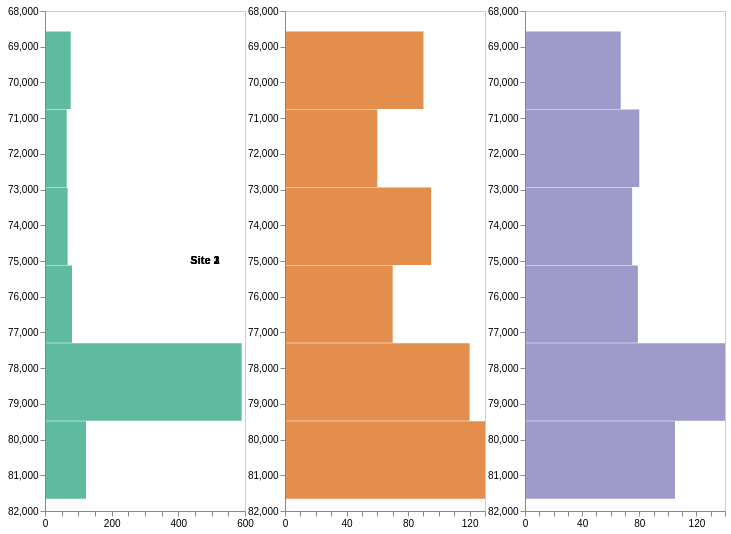

Specify this chart in Vega-Lite:
### Vega specification from a JSON file in a GitHub repository (floating-point values rounded to 4 significant figures)
{"$schema": "https://vega.github.io/schema/vega/v5.json", "description": "A small multiples view of histograms for visualizing univariate distributions using static bins.", "height": 500, "padding": 5, "signals": [{"name": "offset", "value": 40}, {"name": "cellWidth", "value": 200}, {"name": "width", "update": "3 * (offset + cellWidth)"}], "data": [{"name": "binned", "values": [{"bin0": 68580.0, "bin1": 70760.0, "count": 77, "label": "s30", "site": "Site 1"}, {"bin0": 70760.0, "bin1": 72940.0, "count": 65, "label": "s30", "site": "Site 1"}, {"bin0": 72940.0, "bin1": 75120.0, "count": 68, "label": "s30", "site": "Site 1"}, {"bin0": 75120.0, "bin1": 77310.0, "count": 81, "label": "s30", "site": "Site 1"}, {"bin0": 77310.0, "bin1": 79490.0, "count": 590, "label": "s30", "site": "Site 1"}, {"bin0": 79490.0, "bin1": 81670.0, "count": 123, "label": "s30", "site": "Site 1"}, {"bin0": 68580.0, "bin1": 70760.0, "count": 90, "label": "s40", "site": "Site 2"}, {"bin0": 70760.0, "bin1": 72940.0, "count": 60, "label": "s40", "site": "Site 2"}, {"bin0": 72940.0, "bin1": 75120.0, "count": 95, "label": "s40", "site": "Site 2"}, {"bin0": 75120.0, "bin1": 77310.0, "count": 70, "label": "s40", "site": "Site 2"}, {"bin0": 77310.0, "bin1": 79490.0, "count": 120, "label": "s40", "site": "Site 2"}, {"bin0": 79490.0, "bin1": 81670.0, "count": 130, "label": "s40", "site": "Site 2"}, {"bin0": 68580.0, "bin1": 70760.0, "count": 67, "label": "s50", "site": "Site 3"}, {"bin0": 70760.0, "bin1": 72940.0, "count": 80, "label": "s50", "site": "Site 3"}, {"bin0": 72940.0, "bin1": 75120.0, "count": 75, "label": "s50", "site": "Site 3"}, {"bin0": 75120.0, "bin1": 77310.0, "count": 79, "label": "s50", "site": "Site 3"}, {"bin0": 77310.0, "bin1": 79490.0, "count": 140, "label": "s50", "site": "Site 3"}, {"bin0": 79490.0, "bin1": 81670.0, "count": 105, "label": "s50", "site": "Site 3"}]}, {"name": "maxCounts", "source": "binned", "transform": [{"type": "aggregate", "groupby": ["site"], "fields": ["count"], "ops": ["max"], "as": ["maxCount"]}]}, {"name": "binRanges", "source": "binned", "transform": [{"type": "aggregate", "groupby": ["site"], "fields": ["bin0", "bin1"], "ops": ["min", "max"], "as": ["minBin", "maxBin"]}]}], "scales": [{"name": "gscale", "type": "band", "range": [0, {"signal": "width"}], "round": true, "domain": {"data": "binned", "field": "site"}}, {"name": "color", "type": "ordinal", "domain": {"data": "binned", "field": "label"}, "range": {"scheme": "dark2"}}], "marks": [{"name": "siteGroups", "type": "group", "from": {"facet": {"data": "binned", "name": "facetedData", "groupby": "site"}}, "encode": {"enter": {"x": {"scale": "gscale", "field": "site", "offset": {"signal": "offset"}}, "width": {"signal": "cellWidth"}, "height": {"signal": "height"}, "stroke": {"value": "#ccc"}}}, "data": [{"name": "xScaleData", "source": "maxCounts", "transform": [{"type": "filter", "expr": "datum.site === parent.site"}]}, {"name": "yScaleData", "source": "binRanges", "transform": [{"type": "filter", "expr": "datum.site === parent.site"}]}], "scales": [{"name": "xscale", "type": "linear", "range": [0, {"signal": "cellWidth"}], "domain": {"data": "xScaleData", "field": "maxCount"}, "zero": true, "nice": true}, {"name": "yscale", "type": "linear", "range": [0, {"signal": "height"}], "domain": {"data": "yScaleData", "fields": ["minBin", "maxBin"]}, "zero": false, "nice": true}], "axes": [{"orient": "bottom", "scale": "xscale", "zindex": 1, "labelOverlap": "parity", "labelSeparation": 20}, {"orient": "left", "scale": "yscale", "zindex": 1}], "marks": [{"name": "bins", "type": "rect", "from": {"data": "facetedData"}, "encode": {"enter": {"fill": {"scale": "color", "field": "label"}, "opacity": {"value": 0.7}}, "update": {"x": {"scale": "xscale", "field": "count"}, "x2": {"scale": "xscale", "value": 0}, "y": {"scale": "yscale", "field": "bin0"}, "y2": {"scale": "yscale", "field": "bin1", "offset": -0.5}, "tooltip": {"signal": "{ 'Count': datum.count }"}}, "hover": {"fill": {"value": "firebrick"}}}}]}, {"type": "text", "from": {"data": "siteGroups"}, "encode": {"enter": {"y": {"field": "height", "mult": 0.5}, "x": {"field": "width"}, "fontSize": {"value": 11}, "fontWeight": {"value": "bold"}, "text": {"field": "datum.site"}, "align": {"value": "center"}, "baseline": {"value": "middle"}, "fill": {"value": "#000"}}}}]}
